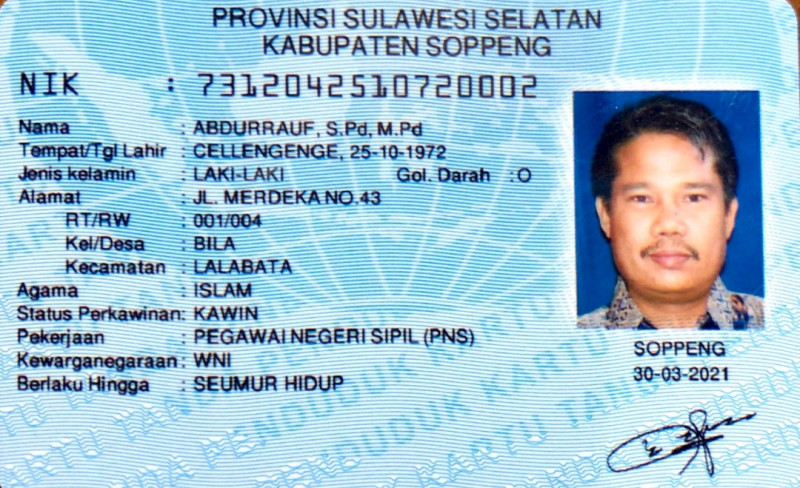
#> input picture week - 07/KTP_More/KTP7.jpeg, 800 x 488 px; its folder holds only this picture in this run
$ jupyter execute tugas.ipynb   (older library calls are emulated)
#> lines starting #> are read from the running program, lines starting #| are printed output that depends on the picture
<a href="https://colab.research.google.com/github/andidprastyo/PCVK_Ganjil_2023/blob/main/week%20-%2007/tugas.ipynb" target="_parent"></a>

# Jobsheet 7 - Filtering Spasial

Nama : Andi Dwi Prastyo <br>
NIM : 2141720046 <br>
Absen : 06 <br>
Kelas : TI-3H <br>

### Import Libraries

[cell 1]
import numpy as np
import cv2
import matplotlib.pyplot as plt
import os

### Histogram Equalization

[cell 2]
image_directory = 'KTP_More/'

# List image files in the directory
image_files = os.listdir(image_directory)

# Define the target image size
target_size = (800, 400)  # Adjust the size as needed

# Loop through the image files and apply histogram equalization
for image_file in image_files:
    image_path = os.path.join(image_directory, image_file)

    # Load the image
    img = cv2.imread(image_path)
#> img is the input picture: shape (488, 800, 3); mean B, G, R 213.5, 195.5, 159.5

    # Resize the image to the target size
    img = cv2.resize(img, target_size)
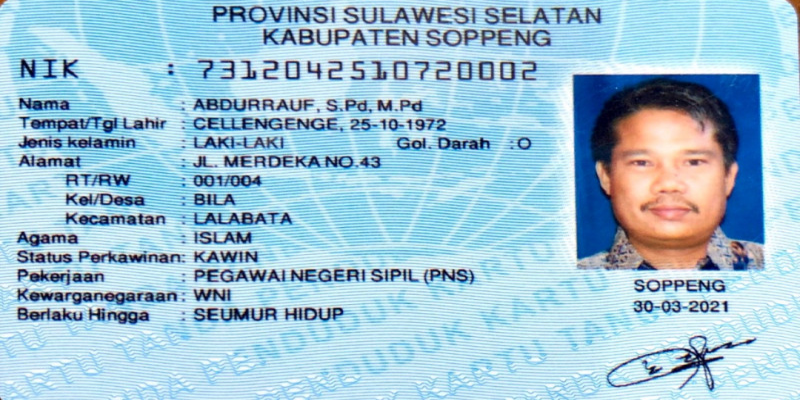
#> img: shape (400, 800, 3); mean B, G, R 213.4, 195.4, 159.4

    # Calculate the equalized image
    img_array = np.asarray(img)
    histogram_array = np.bincount(img_array.flatten(), minlength=256)
#> histogram_array = 256 values, max 14087 at index 251, min 433 at index 8, mean 3750
    num_pixels = np.sum(histogram_array)
#> num_pixels = 960000
    histogram_array = histogram_array / num_pixels
#> histogram_array = 256 values, max 0.0147 at index 251, min 0.000451 at index 8, mean 0.00391
    chistogram_array = np.cumsum(histogram_array)
#> chistogram_array = 256 values from 0.00529 to 1
    transform_map = np.floor(255 * chistogram_array).astype(np.uint8)
#> transform_map = 256 values from 1 to 254
    img_list = list(img_array.flatten())
#> img_list = 960000 items
    eq_img_list = [transform_map[p] for p in img_list]
#> eq_img_list = 960000 items
    eq_img_array = np.reshape(np.asarray(eq_img_list), img_array.shape)
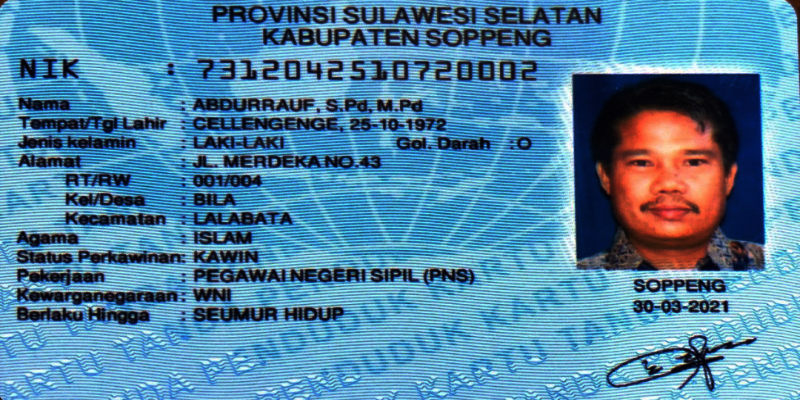
#> eq_img_array: shape (400, 800, 3); mean B, G, R 167.8, 134.9, 81.2
    equalized_img = eq_img_array

    # Display the original and equalized images using matplotlib
    plt.figure(figsize=(8, 4))
    plt.subplot(1, 2, 1)
    plt.imshow(cv2.cvtColor(img, cv2.COLOR_BGR2RGB))
    plt.title('Original Image')
    plt.axis('off')

    plt.subplot(1, 2, 2)
    plt.imshow(cv2.cvtColor(equalized_img, cv2.COLOR_BGR2RGB))
    plt.title('Equalized Image')
    plt.axis('off')

    plt.show()

### Filtering

[cell 3]
def convolution2d(image, kernel, stride, padding):

  image = np.pad(image, padding, mode='constant', constant_values=0)

  kernel_height, kernel_width = kernel.shape
  padded_height, padded_width = image.shape

  output_height = (padded_height - kernel_height) // stride + 1
  output_width = (padded_width - kernel_width) // stride + 1

  new_image = np.zeros((output_height, output_width)).astype(np.float32)

  # convolution process
  for y in range(0, output_height):
    for x in range(0, output_width):
      new_image[y][x] = np.sum(image[y * stride:y * stride + kernel_height, x * stride:x * stride + kernel_width] * kernel).astype(np.float32)

  return new_image

### Different Filtering Method

[cell 4]
# Define the kernel size for various filters
kernel_size = (5, 5)

# Loop through the image files and apply different filters
for image_file in image_files:
    image_path = os.path.join(image_directory, image_file)

    # Load the image
    img = cv2.imread(image_path)

    # Resize the image to the target size
    img = cv2.resize(img, target_size)

    # Apply sharpening filter
    kernel_sharpen = np.array([[-1, -1, -1],
                              [-1, 9, -1],
                              [-1, -1, -1]])
    sharpened_img = cv2.filter2D(img, -1, kernel_sharpen)
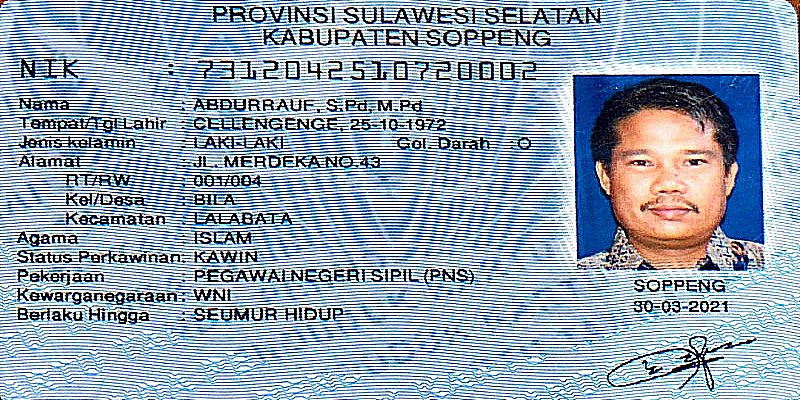
#> sharpened_img: shape (400, 800, 3); mean B, G, R 186.7, 165, 147.4

    # Apply embossing filter
    kernel_emboss = np.array([[-2, -1, 0],
                             [-1, 1, 1],
                             [0, 1, 2]])
    embossed_img = cv2.filter2D(img, -1, kernel_emboss)
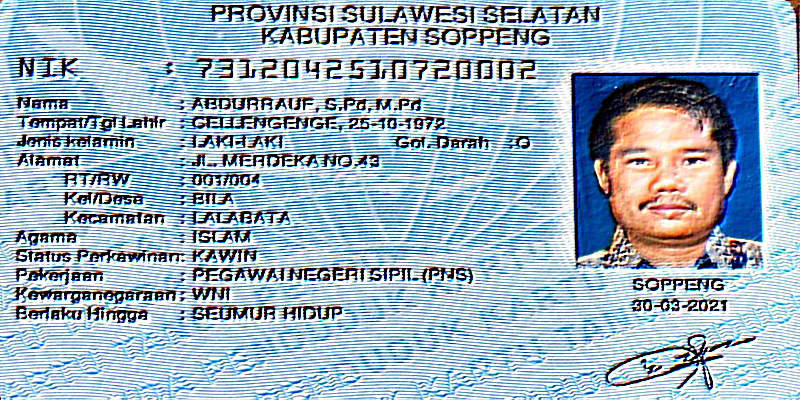
#> embossed_img: shape (400, 800, 3); mean B, G, R 197.1, 179.6, 157

    # Apply Sobel edge detection
    sobelx = cv2.Sobel(img, cv2.CV_64F, 1, 0, ksize=3)
    sobely = cv2.Sobel(img, cv2.CV_64F, 0, 1, ksize=3)
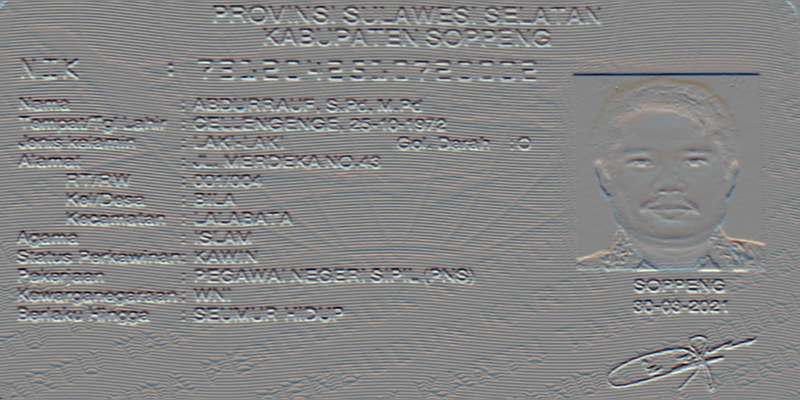
#> sobely: shape (400, 800, 3) float64; mean B, G, R 0.1, 0.2, 0.6; drawn with min black and max white
    sobel_img = cv2.addWeighted(cv2.convertScaleAbs(sobelx), 0.5, cv2.convertScaleAbs(sobely), 0.5, 0)
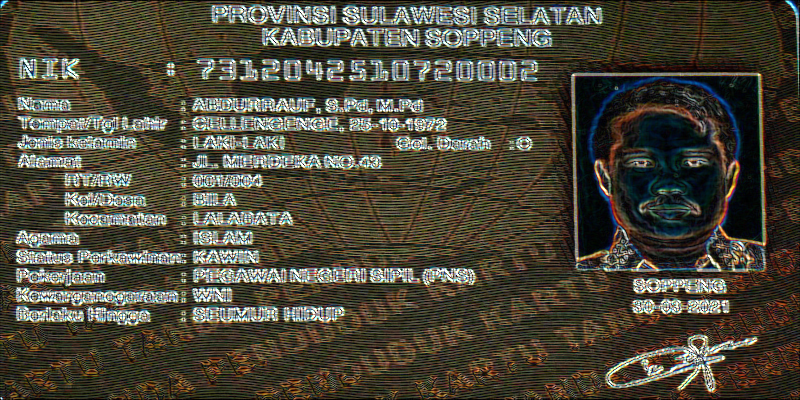
#> sobel_img: shape (400, 800, 3); mean B, G, R 57.7, 71.3, 75.3


    # Apply Canny edge detection
    canny_img = cv2.Canny(img, 100, 200)
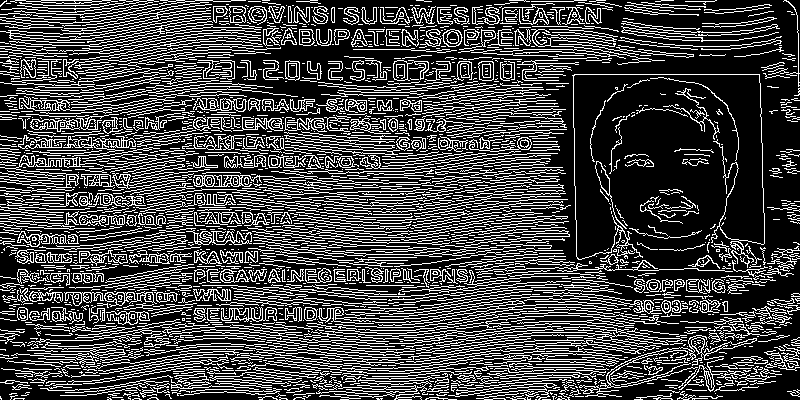
#> canny_img: shape (400, 800); 27% white in thin lines or dots

    # Apply Prewitt edge detection
    kernel_prewitt_x = np.array([[1, 0, -1],
                                [1, 0, -1],
                                [1, 0, -1]])
    kernel_prewitt_y = np.array([[1, 1, 1],
                                [0, 0, 0],
                                [-1, -1, -1]])
    prewitt_x = cv2.filter2D(img, -1, kernel_prewitt_x)
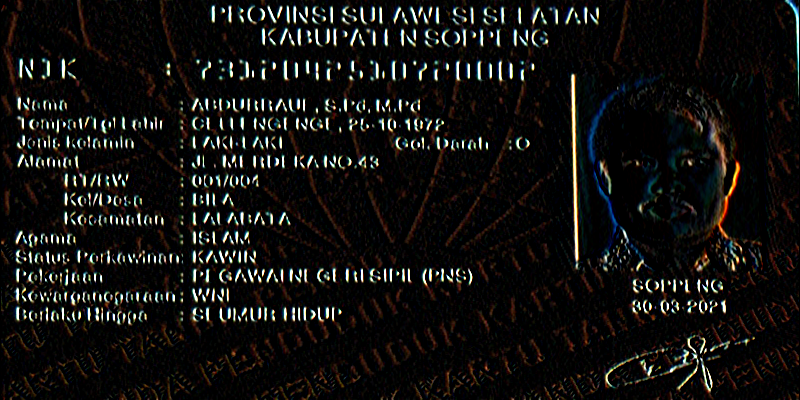
#> prewitt_x: shape (400, 800, 3); mean B, G, R 16.1, 17.7, 18.7
    prewitt_y = cv2.filter2D(img, -1, kernel_prewitt_y)
    prewitt_img = cv2.addWeighted(cv2.convertScaleAbs(prewitt_x), 0.5, cv2.convertScaleAbs(prewitt_y), 0.5, 0)
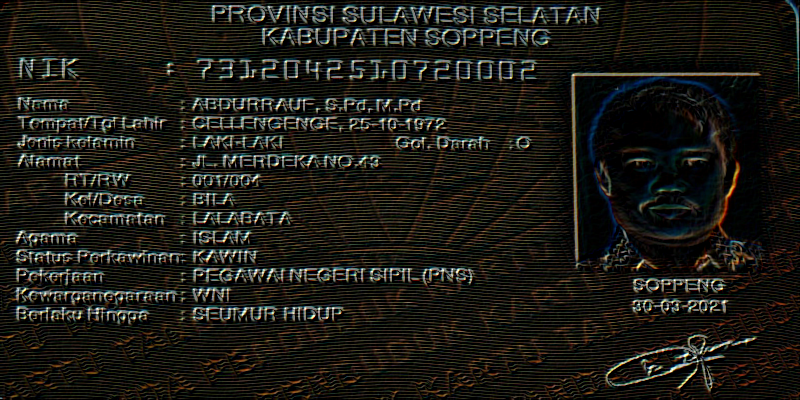
#> prewitt_img: shape (400, 800, 3); mean B, G, R 22.8, 28.1, 29

    # Apply Gaussian filtering
    sigma = 1.5
    gaussian_filtered_img = cv2.GaussianBlur(img, kernel_size, sigma)

    # Display the original and filtered images using matplotlib
    plt.figure(figsize=(16, 4))

    plt.subplot(1, 7, 1)
    plt.imshow(cv2.cvtColor(img, cv2.COLOR_BGR2RGB))
    plt.title('Original Image')
    plt.axis('off')

    plt.subplot(1, 7, 2)
    plt.imshow(cv2.cvtColor(sharpened_img, cv2.COLOR_BGR2RGB))
    plt.title('Sharpened')
    plt.axis('off')

    plt.subplot(1, 7, 3)
    plt.imshow(cv2.cvtColor(embossed_img, cv2.COLOR_BGR2RGB))
    plt.title('Embossed')
    plt.axis('off')

    plt.subplot(1, 7, 4)
    plt.imshow(sobel_img, cmap='gray')
    plt.title('Sobel Edges')
    plt.axis('off')

    plt.subplot(1, 7, 5)
    plt.imshow(canny_img, cmap='gray')
    plt.title('Canny Edges')
    plt.axis('off')

    plt.subplot(1, 7, 6)
    plt.imshow(prewitt_img, cmap='gray')
    plt.title('Prewitt Edges')
    plt.axis('off')

    plt.subplot(1, 7, 7)
    plt.imshow(cv2.cvtColor(gaussian_filtered_img, cv2.COLOR_BGR2RGB))
    plt.title('Gaussian Filter')
    plt.axis('off')

    plt.show()
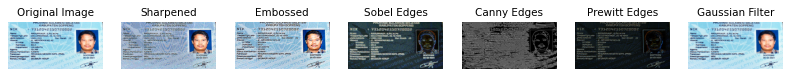
#> figure drawn by matplotlib, 7 panels; B, G, R data is drawn as R, G, B

$ run again, on week - 07/KTP_More/ktp3.png
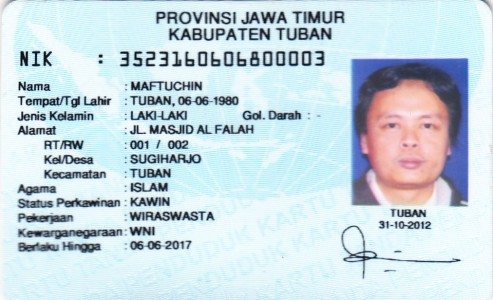
#> input picture week - 07/KTP_More/ktp3.png, 493 x 300 px
#> img is the input picture: shape (300, 493, 3); mean B, G, R 223.9, 215.9, 199.3
#> img: shape (400, 800, 3)
#> `histogram_array = np.bincount(img_array.flatten(), minlength=256)`: histogram_array = 256 values, max 41609 at index 250, min 0 at index 0, mean 3750
#> num_pixels = 960000
#> `histogram_array = histogram_array / num_pixels`: histogram_array = 256 values, max 0.0433 at index 250, min 0 at index 0, mean 0.00391
#> chistogram_array = 256 values from 0 to 1
#> transform_map = 256 values from 0 to 255
#> img_list = 960000 items
#> `canny_img = cv2.Canny(img, 100, 200)`:
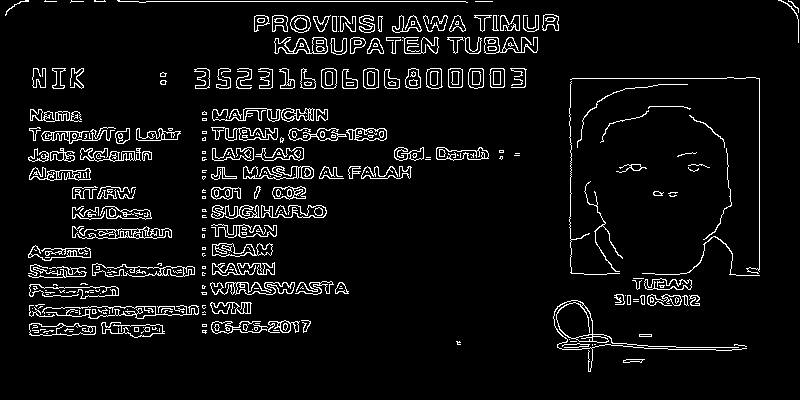
#> canny_img: shape (400, 800); 6.1% white in thin lines or dots
#> `gaussian_filtered_img = cv2.GaussianBlur(img, kernel_size, sigma)`:
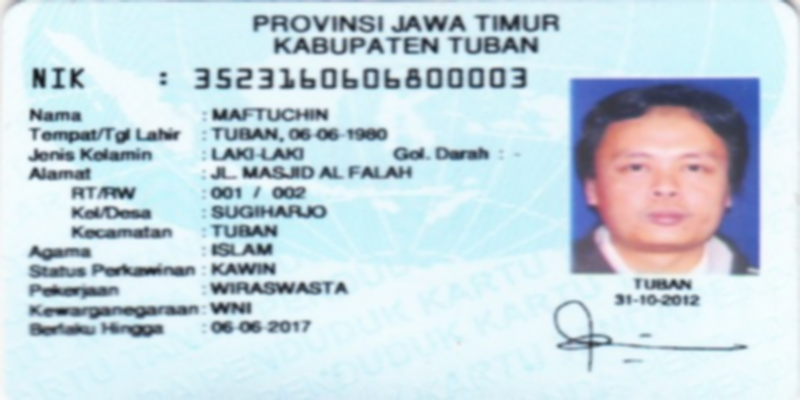
#> gaussian_filtered_img: shape (400, 800, 3); mean B, G, R 223.8, 215.8, 199.3

$ run again, on week - 07/KTP_More/ktp5.png
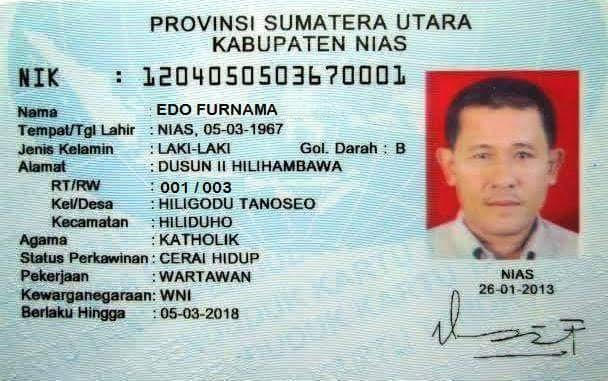
#> input picture week - 07/KTP_More/ktp5.png, 608 x 381 px
#> img is the input picture: shape (381, 608, 3); mean B, G, R 185.7, 187.1, 176.6
#> img: shape (400, 800, 3)
#> `histogram_array = np.bincount(img_array.flatten(), minlength=256)`: histogram_array = 256 values, max 12811 at index 213, min 61 at index 0, mean 3750
#> num_pixels = 960000
#> `histogram_array = histogram_array / num_pixels`: histogram_array = 256 values, max 0.0133 at index 213, min 6.35e-05 at index 0, mean 0.00391
#> chistogram_array = 256 values from 6.35e-05 to 1
#> transform_map = 256 values from 0 to 255
#> img_list = 960000 items
#> canny_img: shape (400, 800); 8.8% white in thin lines or dots
#> `gaussian_filtered_img = cv2.GaussianBlur(img, kernel_size, sigma)`:
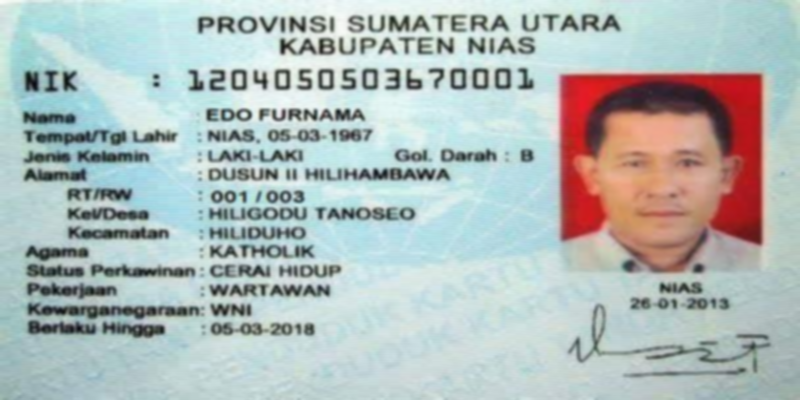
#> gaussian_filtered_img: shape (400, 800, 3); mean B, G, R 185.6, 186.9, 176.5
